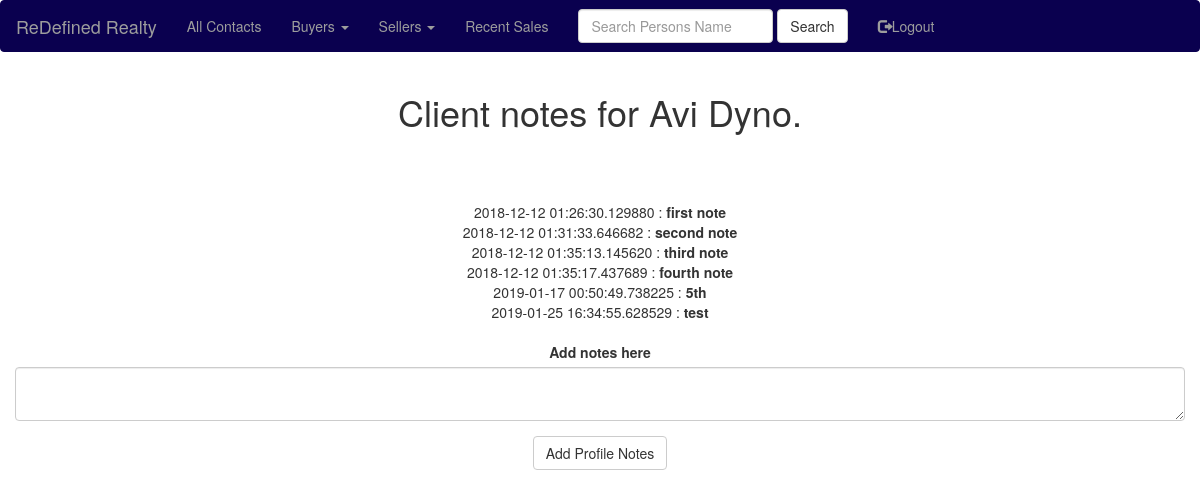
The page /people_notes/2 (signed in) on the database as committed earlier.
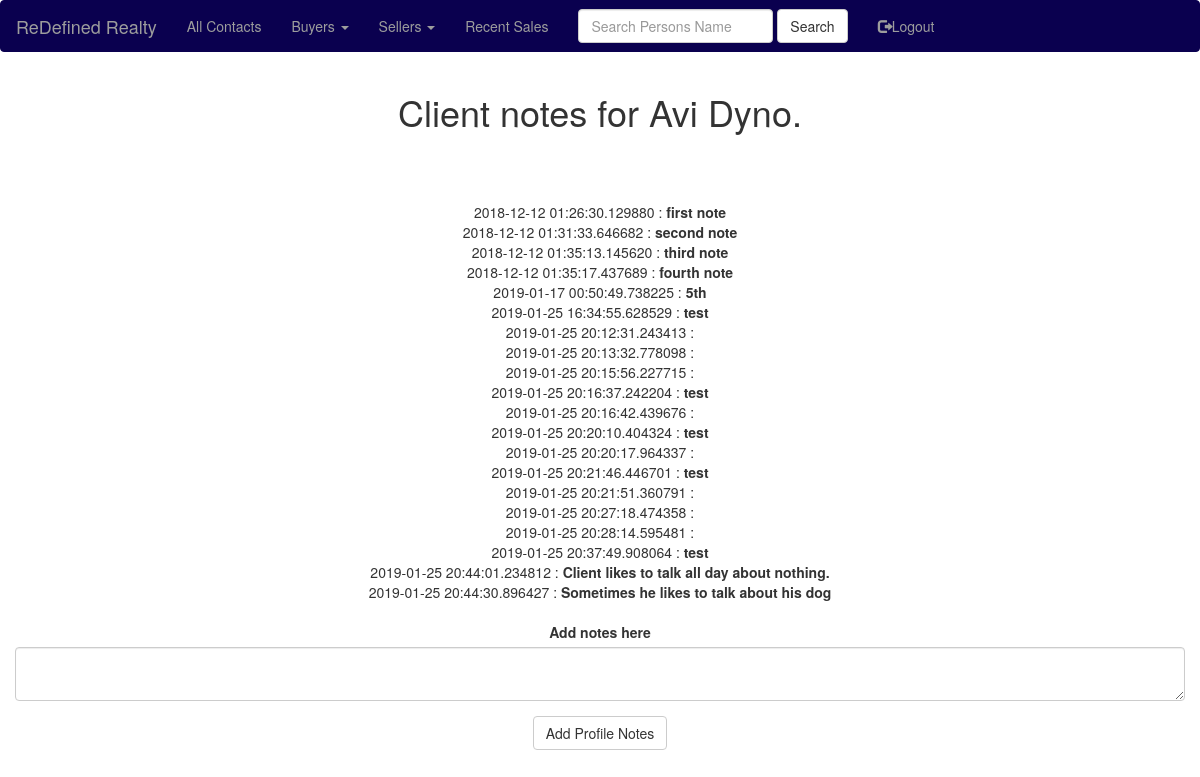
The same page on the database as committed later.
### app/models.py (models this page shows, shortened)
class People(db.Model):
    id = db.Column(db.Integer, primary_key=True)
    first_name=db.Column(db.String(20))
    last_name=db.Column(db.String(20))
    phone_cell=db.Column(db.Integer)
    ptype=db.Column(db.String(6))
    pstatus=db.Column(db.String(7))
    notes=db.Column(db.String(140))
    house_number=db.Column(db.String(140))
    street_name=db.Column(db.String(140))
    city_name=db.Column(db.String(140))
    state_name=db.Column(db.String(140))
    zip_code=db.Column(db.String(140))
    price=db.Column(db.Integer)
    user_account_pk=db.Column(db.Integer, db.ForeignKey('user.id'))
    ProfileNotes=db.relationship('ProfileNotes', backref='peopleprofilenotes', lazy='dynamic')

class ProfileNotes(db.Model):
    id = db.Column(db.Integer, primary_key=True)
    pnotes=db.Column(db.String(280))
    timestamp = db.Column(db.DateTime, index=True, default=datetime.utcnow)
    people_account_pk=db.Column(db.Integer, db.ForeignKey('people.id'))
    user_account_pk=db.Column(db.Integer, db.ForeignKey('user.id'))

### app/routes.py (the view, shortened to what this page needs)
@app.route('/people_notes/<people_id>', methods=['GET', 'POST'])
@login_required
def people_notes(people_id):
    currentuser = User.query.filter_by(username=current_user.username).first()
    account_pk = currentuser.id
    pnotes=view_profile_notes(current_user=current_user, people_account_pk=people_id)
    select_people = People.query.filter_by(user_account_pk=account_pk, id=people_id).first()
    notes_form = AddProfileNotesForm()
    return render_template('people_notes.html', title = 'Client Notes', select_people=select_people, viewpnotes=pnotes, notes_form=notes_form)

### app/forms.py
class AddProfileNotesForm(FlaskForm):
    pnotes = TextAreaField('Add notes here')
    submit2 = SubmitField('Add Profile Notes')

### app/models.py (called while the page is built)
@login.user_loader
def load_user(id):
    return User.query.get(int(id))

### app/queryfunc.py (called while the page is built)
def view_profile_notes(current_user, people_account_pk):
    currentuser = User.query.filter_by(username=current_user.username).first()
    account_pk = currentuser.id
    pnotes = ProfileNotes.query.filter_by(user_account_pk=account_pk, people_account_pk=people_account_pk).all()
    return pnotes

### app/templates/people_notes.html (shortened to what this page needs)
{% extends "base.html" %}
{% import 'bootstrap/wtf.html' as wtf %}
{% block app_content %}
    <center><h1>Client notes for {{ select_people.first_name }} {{ select_people.last_name }}.</h1></center>
    <center>
    <br>
    <br>
    <div>
        {% if viewpnotes %}
            {% for all_notes in viewpnotes %}
                <TR>
                    <div>
                        <TD class="active">{{ all_notes.timestamp }}</TD>
                        <TD class=>   :  </TD>
                        <TD class="active"><b>{{ all_notes.pnotes }}</b></TD>
                    </div>
                </TR>
            {% endfor %}
        {% endif %}
        <div class="row">
            <div class="col">
                {{ wtf.quick_form(notes_form) }}
            </div>
        </div>
    </div>
    </center>
{% endblock %}

### app/templates/base.html (shortened to what this page needs)
{% extends 'bootstrap/base.html' %}
{% block navbar %}
    <nav class="navbar bg-info navbar-inverse">
        <div class="container-fluid">
            <div class="navbar-header">
                <a class="navbar-brand" href="{{ url_for('index') }}">ReDefined Realty</a>
            </div>
            <div class="collapse navbar-collapse" id="bs-example-navbar-collapse-1">
                <ul class="nav navbar-nav navbar-left">
                    {% if current_user.is_anonymous %}
                    <li><a href="{{ url_for('login') }}"><span class="glyphicon glyphicon-log-in"></span>Login</a></li>
                    <li><a href="{{ url_for('register') }}"><span class="glyphicon glyphicon-user"></span>Register</a></li>
                    {% else %}
                    <li><a href="{{ url_for('people') }}">All Contacts</a></li>
                    <li class="dropdown">
                        <a class="dropdown-toggle" data-toggle="dropdown" href="#">Buyers
                        <span class="caret"></span></a>
                    </li>
                    <li class="dropdown">
                        <a class="dropdown-toggle" data-toggle="dropdown" href="#">Sellers
                        <span class="caret"></span></a>
                    </li>
                    <li><a href="{{ url_for('recentsales') }}">Recent Sales</a></li>
                    <form class="navbar-form navbar-left" method="post" action="{{ url_for('search_people') }}">
                        <div class="form-group">
                            <input type="text" name="search_string" class="form-control" placeholder="Search Persons Name">
                        </div>
                        <button type="submit" class="btn btn-default">Search</button>
                    </form>
                    <li><a href="{{ url_for('logout') }}"><span class="glyphicon glyphicon-log-out"></span>Logout</a></li>
                    {% endif %}
                </ul>
            </div>
        </div>
    </nav>
{% endblock %}
{% block content %}
    <div class="container">
        {% block app_content %}{% endblock %}
    </div>
{% endblock %}
{% block styles %}
{{ super() }}
<link rel="stylesheet" href="/static/styles.css"/>
{% endblock %}

### app/static/styles.css (style rules this page uses)
.navbar { background-color: #0a004f; border-color: #0a004f; }
.navbar-inverse { background-color: #0a004f; border-color: #0a004f; }

Rows that differ between the two databases and show on the page:
added ProfileNotes: timestamp "2019-01-25 20:12:31.243413"
added ProfileNotes: timestamp "2019-01-25 20:13:32.778098"
added ProfileNotes: timestamp "2019-01-25 20:15:56.227715"
added ProfileNotes: timestamp "2019-01-25 20:16:37.242204", pnotes "test"
added ProfileNotes: timestamp "2019-01-25 20:16:42.439676"
added ProfileNotes: timestamp "2019-01-25 20:20:10.404324", pnotes "test"
added ProfileNotes: timestamp "2019-01-25 20:20:17.964337"
added ProfileNotes: timestamp "2019-01-25 20:21:46.446701", pnotes "test"
added ProfileNotes: timestamp "2019-01-25 20:21:51.360791"
added ProfileNotes: timestamp "2019-01-25 20:27:18.474358"
added ProfileNotes: timestamp "2019-01-25 20:28:14.595481"
added ProfileNotes: timestamp "2019-01-25 20:37:49.908064", pnotes "test"
added ProfileNotes: timestamp "2019-01-25 20:44:01.234812", pnotes "Client likes to talk all day about nothing."
added ProfileNotes: timestamp "2019-01-25 20:44:30.896427", pnotes "Sometimes he likes to talk about his dog"
